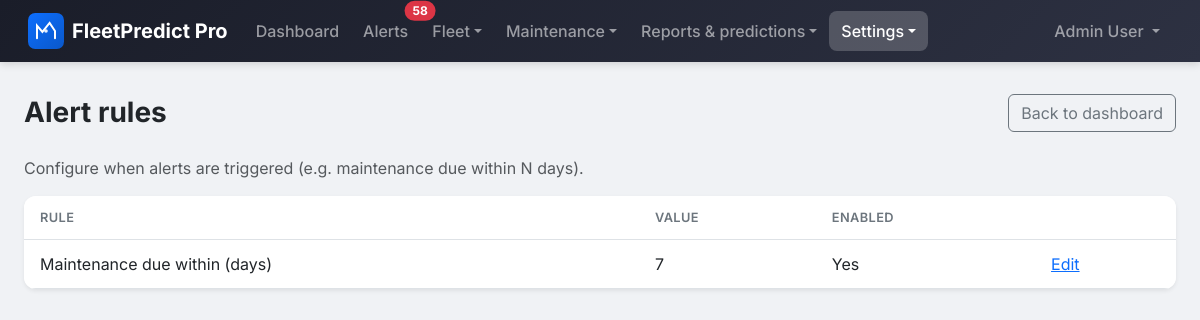
Page /alert-rules/ (signed in) on the committed database.
### apps/users/models.py (models this page shows, shortened)
class User(AbstractBaseUser, PermissionsMixin):
    class Role(models.TextChoices):
        ADMINISTRATOR = 'administrator', 'Administrator'
        FLEET_MANAGER = 'fleet_manager', 'Fleet Manager'
        MECHANIC = 'mechanic', 'Mechanic'
        DRIVER = 'driver', 'Driver'
    email = models.EmailField(unique=True)
    first_name = models.CharField(max_length=150)
    last_name = models.CharField(max_length=150)
    role = models.CharField(
        max_length=20,
        choices=Role.choices,
        default=Role.DRIVER
    )
    is_active = models.BooleanField(default=True)
    is_staff = models.BooleanField(default=False)
    date_joined = models.DateTimeField(default=timezone.now)
    last_login = models.DateTimeField(null=True, blank=True)
    objects = UserManager()
    USERNAME_FIELD = 'email'
    REQUIRED_FIELDS = ['first_name', 'last_name']
    class Meta:
        verbose_name = 'User'
        verbose_name_plural = 'Users'
        ordering = ['-date_joined']
    def get_full_name(self):
        return f'{self.first_name} {self.last_name}'.strip()
    @property
    def is_driver(self):
        return self.role == self.Role.DRIVER
    def can_manage_vehicles(self):
        return self.role in [self.Role.ADMINISTRATOR, self.Role.FLEET_MANAGER]
    def can_manage_maintenance(self):
        return self.role in [
            self.Role.ADMINISTRATOR,
            self.Role.FLEET_MANAGER,
            self.Role.MECHANIC
        ]
    def can_view_reports(self):
        return self.role in [self.Role.ADMINISTRATOR, self.Role.FLEET_MANAGER]
    def can_manage_platform(self):
        return self.role == self.Role.ADMINISTRATOR

### apps/dashboard/models.py (models this page shows, shortened)
class AlertRule(models.Model):
    RULE_TYPES = [
        ('maintenance_due_days', 'Maintenance due within (days)'),
        ('maintenance_overdue', 'Maintenance overdue alert'),
    ]
    name = models.CharField(max_length=64, unique=True, choices=RULE_TYPES)
    value_int = models.IntegerField(
        default=7,
        help_text='Numeric value (e.g. days)',
        null=True,
        blank=True,
    )
    enabled = models.BooleanField(default=True)
    created_at = models.DateTimeField(auto_now_add=True)
    updated_at = models.DateTimeField(auto_now=True)
    class Meta:
        verbose_name = 'Alert Rule'
        verbose_name_plural = 'Alert Rules'
        ordering = ['name']

### apps/dashboard/views.py (the view)
# urls.py: path('alert-rules/', AlertRuleListView.as_view(), name='alertrule_list'),
class AlertRuleListView(LoginRequiredMixin, UserPassesTestMixin, ListView):
    model = AlertRule
    template_name = 'dashboard/alertrule_list.html'
    context_object_name = 'rules'
    def test_func(self):
        return self.request.user.is_authenticated and self.request.user.can_manage_vehicles()
    def get_queryset(self):
        AlertRule.objects.get_or_create(
            name='maintenance_due_days',
            defaults={'value_int': 7, 'enabled': True},
        )
        return AlertRule.objects.all().order_by('name')

### fleetpredict/context_processors.py (called while the page is built)
def alerts_unread_count(request):
    out = {'alerts_unread_count': 0}
    if not getattr(request, 'user', None) or not request.user.is_authenticated:
        return out
    user = request.user
    vehicle_ids = Vehicle.objects.filter(is_deleted=False)
    if user.is_driver:
        vehicle_ids = vehicle_ids.filter(assigned_driver=user)
    vehicle_ids = list(vehicle_ids.values_list('id', flat=True))
    if not vehicle_ids:
        return out
    out['alerts_unread_count'] = VehicleAlert.objects.filter(
        vehicle_id__in=vehicle_ids,
        read_at__isnull=True,
    ).count()
    return out

### templates/dashboard/alertrule_list.html (shortened to what this page needs)
{% extends "base.html" %}
{% block content %}
<div class="d-flex flex-wrap justify-content-between align-items-center gap-2 mb-4">
  <h2 class="page-title mb-0">Alert rules</h2>
  <a href="{% url 'dashboard:index' %}" class="btn btn-outline-secondary">Back to dashboard</a>
</div>
<p class="text-muted">Configure when alerts are triggered (e.g. maintenance due within N days).</p>
<div class="card card-fp">
  <div class="card-body p-0">
    <table class="table table-fp table-hover mb-0">
      <thead>
        <tr>
          <th>Rule</th>
          <th>Value</th>
          <th>Enabled</th>
          <th></th>
        </tr>
      </thead>
      <tbody>
        {% for rule in rules %}
        <tr>
          <td>{{ rule.get_name_display }}</td>
          <td>{{ rule.value_int|default:"-" }}</td>
          <td>{% if rule.enabled %}Yes{% else %}No{% endif %}</td>
          <td><a href="{% url 'dashboard:alertrule_edit' rule.pk %}">Edit</a></td>
        </tr>
        {% empty %}
        <tr><td colspan="4">No rules. Default rules are created on first load.</td></tr>
        {% endfor %}
      </tbody>
    </table>
  </div>
</div>
{% endblock %}

### templates/base.html (shortened to what this page needs)
{% load static %}
<!DOCTYPE html>
<html lang="en">
<head>
    <link href="https://cdn.jsdelivr.net/npm/bootstrap@5.3/dist/css/bootstrap.min.css" rel="stylesheet">
    <link rel="stylesheet" href="https://cdn.jsdelivr.net/npm/bootstrap-icons@1.11.3/font/bootstrap-icons.min.css">
    <link href="{% static 'css/styles.css' %}" rel="stylesheet">
</head>
<body>
    <nav class="navbar navbar-expand-lg navbar-dark navbar-fp">
        <div class="container-fluid">
            <a class="navbar-brand" href="{% url 'dashboard:index' %}">
                <img src="{% static 'img/logo.svg' %}" alt="" class="fp-logo"> <span>FleetPredict Pro</span>
            </a>
            <div class="collapse navbar-collapse" id="navbarNav">
                <ul class="navbar-nav me-auto">
                    {% if user.is_authenticated %}
                    <li class="nav-item">
                        <a class="nav-link {% if request.resolver_match.namespace == 'dashboard' and request.resolver_match.url_name == 'index' %}active{% endif %}" href="{% url 'dashboard:index' %}">Dashboard</a>
                    </li>
                    <li class="nav-item">
                        <a class="nav-link position-relative {% if request.resolver_match.url_name == 'alerts' %}active{% endif %}" href="{% url 'dashboard:alerts' %}">Alerts{% if alerts_unread_count %}<span class="position-absolute top-0 start-100 translate-middle badge rounded-pill bg-danger">{{ alerts_unread_count }}</span>{% endif %}</a>
                    </li>
                    {% if user.can_manage_vehicles %}
                    <li class="nav-item dropdown">
                        <a class="nav-link dropdown-toggle {% if request.resolver_match.namespace == 'vehicles' %}active{% endif %}" href="#" id="navFleet" role="button" data-bs-toggle="dropdown" aria-expanded="false">Fleet</a>
                    </li>
                    {% else %}
                    <li class="nav-item">
                        <a class="nav-link {% if request.resolver_match.namespace == 'vehicles' %}active{% endif %}" href="{% url 'vehicles:vehicle_list' %}">Vehicles</a>
                    </li>
                    {% endif %}
                    <li class="nav-item dropdown">
                        <a class="nav-link dropdown-toggle " href="#" id="navMaintenance" role="button" data-bs-toggle="dropdown" aria-expanded="false">Maintenance</a>
                    </li>
                    {% if user.can_view_reports %}
                    <li class="nav-item dropdown">
                        <a class="nav-link dropdown-toggle " href="#" id="navReports" role="button" data-bs-toggle="dropdown" aria-expanded="false">Reports &amp; predictions</a>
                    </li>
                    {% endif %}
                    {% if user.can_manage_vehicles or user.can_manage_platform %}
                    <li class="nav-item dropdown">
                        <a class="nav-link dropdown-toggle {% if request.resolver_match.url_name == 'alertrule_list' or request.resolver_match.url_name == 'compliance_list' or request.resolver_match.url_name == 'vehicletype_list' or request.resolver_match.url_name == 'user_list' or request.resolver_match.url_name == 'auditlog_list' %}active{% endif %}" href="#" id="navSettings" role="button" data-bs-toggle="dropdown" aria-expanded="false">Settings</a>
                    </li>
                    {% endif %}
                    {% endif %}
                </ul>
                <ul class="navbar-nav">
                    {% if user.is_authenticated %}
                    <li class="nav-item dropdown">
                        <a class="nav-link dropdown-toggle" href="#" id="userDropdown" role="button" data-bs-toggle="dropdown" aria-expanded="false">
                            {{ user.get_full_name|default:user.email }}
                        </a>
                    </li>
                    {% endif %}
                </ul>
            </div>
        </div>
    </nav>
    <main class="container-fluid" id="main-content">
        {% block content %}{% endblock %}
    </main>
</body>
</html>

### static/css/styles.css (style rules this page uses)
:root { --fp-primary: #0d6efd; --fp-primary-dark: #0a58ca; --fp-secondary: #6c757d; --fp-success: #198754; --fp-warning: #ffc107; --fp-danger: #dc3545; --fp-info: #0dcaf0; --fp-light: #f8f9fa; --fp-dark: #212529; --fp-body-bg: #f0f2f5; --fp-card-shadow: 0 0.125rem 0.25rem rgba(0, 0, 0, 0.075); --fp-card-shadow-hover: 0 0.5rem 1rem rgba(0, 0, 0, 0.1); --fp-navbar: linear-gradient(135deg, #1a1d29 0%, #2d3142 100%); --fp-radius: 0.5rem; --fp-radius-lg: 0.75rem; --fp-sidebar-width: 16rem; --fp-spacing-xs: 0.25rem; --fp-spacing-sm: 0.5rem; --fp-spacing-md: 1rem; --fp-spacing-lg: 1.5rem; --fp-spacing-xl: 2rem; --fp-text-xs: 0.75rem; --fp-text-sm: 0.875rem; --fp-text-base: 1rem; --fp-text-lg: 1.125rem; --fp-text-xl: 1.25rem; --fp-focus-ring: 0 0 0 0.2rem rgba(13, 110, 253, 0.4); }
* { box-sizing: border-box; }
body { background: var(--fp-body-bg); color: var(--fp-dark); font-family: "Inter", -apple-system, BlinkMacSystemFont, "Segoe UI", Roboto, sans-serif; min-height: 100vh; line-height: 1.5; }
.navbar-fp { background: var(--fp-navbar) !important; box-shadow: 0 2px 8px rgba(0, 0, 0, 0.15); padding: 0.5rem 1rem; }
.navbar-fp .navbar-brand { font-weight: 700; font-size: 1.25rem; display: flex; align-items: center; gap: 0.5rem; color: #fff !important; }
.navbar-fp .nav-link { font-weight: 500; padding: 0.5rem 0.75rem !important; border-radius: var(--fp-radius); transition: background 0.2s; }
.navbar-fp .nav-link.active { background: rgba(255, 255, 255, 0.2); color: #fff !important; }
.fp-logo { width: 36px; height: 36px; flex-shrink: 0; }
main.container-fluid { max-width: 1400px; margin-left: auto; margin-right: auto; padding: 1.5rem 1rem; }
@media (min-width: 768px) { main.container-fluid { padding: 2rem 1.5rem; } }
.card-fp { background: #fff; border: none; border-radius: var(--fp-radius-lg); box-shadow: var(--fp-card-shadow); transition: box-shadow 0.2s, transform 0.2s; overflow: hidden; }
.card-fp .card-body { padding: 1.25rem; }
.table-fp { margin-bottom: 0; }
.table-fp thead th { font-weight: 600; font-size: 0.8rem; text-transform: uppercase; letter-spacing: 0.03em; color: var(--fp-secondary); border-bottom-width: 1px; padding: 0.75rem 1rem; }
.table-fp tbody td { padding: 0.75rem 1rem; vertical-align: middle; }
.table-fp tbody tr { transition: background 0.15s; }
.page-title { font-weight: 700; color: var(--fp-dark); margin-bottom: 1.5rem; font-size: 1.5rem; }
@media (min-width: 768px) { .page-title { font-size: 1.75rem; } }

### rows in the picture
User: get_full_name "Admin User"
AlertRule: name "Maintenance due within (days)", value_int "7", enabled "Yes"

### other values in the picture
{{ alerts_unread_count }} "58"
